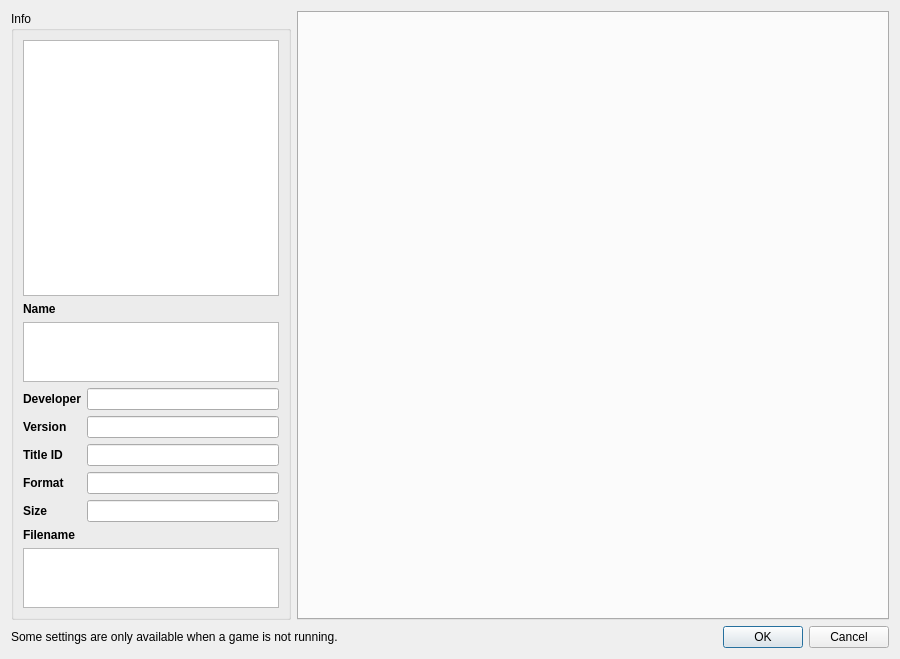
<?xml version="1.0" encoding="UTF-8"?>
<ui version="4.0">
 <class>ConfigurePerGame</class>
 <widget class="QDialog" name="ConfigurePerGame">
  <property name="geometry">
   <rect>
    <x>0</x>
    <y>0</y>
    <width>900</width>
    <height>607</height>
   </rect>
  </property>
  <property name="minimumSize">
   <size>
    <width>900</width>
    <height>0</height>
   </size>
  </property>
  <property name="windowTitle">
   <string>Dialog</string>
  </property>
  <layout class="QVBoxLayout" name="verticalLayout_3">
   <item>
    <layout class="QHBoxLayout" name="horizontalLayout">
     <item>
      <widget class="QGroupBox" name="groupBox">
       <property name="sizePolicy">
        <sizepolicy hsizetype="Maximum" vsizetype="Preferred">
         <horstretch>0</horstretch>
         <verstretch>0</verstretch>
        </sizepolicy>
       </property>
       <property name="title">
        <string>Info</string>
       </property>
       <layout class="QVBoxLayout" name="verticalLayout">
        <item alignment="Qt::AlignHCenter">
         <widget class="QGraphicsView" name="icon_view">
          <property name="sizePolicy">
           <sizepolicy hsizetype="Maximum" vsizetype="Maximum">
            <horstretch>0</horstretch>
            <verstretch>0</verstretch>
           </sizepolicy>
          </property>
          <property name="minimumSize">
           <size>
            <width>256</width>
            <height>256</height>
           </size>
          </property>
          <property name="maximumSize">
           <size>
            <width>256</width>
            <height>256</height>
           </size>
          </property>
          <property name="verticalScrollBarPolicy">
           <enum>Qt::ScrollBarAlwaysOff</enum>
          </property>
          <property name="horizontalScrollBarPolicy">
           <enum>Qt::ScrollBarAlwaysOff</enum>
          </property>
          <property name="interactive">
           <bool>false</bool>
          </property>
         </widget>
        </item>
        <item>
         <layout class="QGridLayout" name="gridLayout_2">
          <item row="6" column="1">
           <widget class="QLineEdit" name="display_size">
            <property name="enabled">
             <bool>true</bool>
            </property>
            <property name="readOnly">
             <bool>true</bool>
            </property>
           </widget>
          </item>
          <item row="3" column="1">
           <widget class="QLineEdit" name="display_version">
            <property name="enabled">
             <bool>true</bool>
            </property>
            <property name="readOnly">
             <bool>true</bool>
            </property>
           </widget>
          </item>
          <item row="0" column="0" colspan="2">
           <widget class="QLabel" name="label">
            <property name="font">
             <font>
              <weight>75</weight>
              <bold>true</bold>
             </font>
            </property>
            <property name="text">
             <string>Name</string>
            </property>
           </widget>
          </item>
          <item row="4" column="0">
           <widget class="QLabel" name="label_4">
            <property name="font">
             <font>
              <weight>75</weight>
              <bold>true</bold>
             </font>
            </property>
            <property name="text">
             <string>Title ID</string>
            </property>
           </widget>
          </item>
          <item row="4" column="1">
           <widget class="QLineEdit" name="display_title_id">
            <property name="enabled">
             <bool>true</bool>
            </property>
            <property name="readOnly">
             <bool>true</bool>
            </property>
           </widget>
          </item>
          <item row="8" column="0" colspan="2">
           <widget class="QTextEdit" name="display_filename">
            <property name="sizePolicy">
             <sizepolicy hsizetype="Expanding" vsizetype="Expanding">
              <horstretch>0</horstretch>
              <verstretch>0</verstretch>
             </sizepolicy>
            </property>
            <property name="minimumSize">
             <size>
              <width>0</width>
              <height>60</height>
             </size>
            </property>
            <property name="enabled">
             <bool>true</bool>
            </property>
            <property name="readOnly">
             <bool>true</bool>
            </property>
           </widget>
          </item>
          <item row="5" column="1">
           <widget class="QLineEdit" name="display_format">
            <property name="enabled">
             <bool>true</bool>
            </property>
            <property name="readOnly">
             <bool>true</bool>
            </property>
           </widget>
          </item>
          <item row="7" column="0" colspan="2">
           <widget class="QLabel" name="label_7">
            <property name="font">
             <font>
              <weight>75</weight>
              <bold>true</bold>
             </font>
            </property>
            <property name="text">
             <string>Filename</string>
            </property>
           </widget>
          </item>
          <item row="1" column="0" colspan="2">
           <widget class="QTextEdit" name="display_name">
            <property name="sizePolicy">
             <sizepolicy hsizetype="Expanding" vsizetype="Preferred">
              <horstretch>0</horstretch>
              <verstretch>0</verstretch>
             </sizepolicy>
            </property>
            <property name="minimumSize">
             <size>
              <width>0</width>
              <height>60</height>
             </size>
            </property>
            <property name="maximumSize">
             <size>
              <width>16777215</width>
              <height>60</height>
             </size>
            </property>
            <property name="enabled">
             <bool>true</bool>
            </property>
            <property name="readOnly">
             <bool>true</bool>
            </property>
           </widget>
          </item>
          <item row="2" column="1">
           <widget class="QLineEdit" name="display_developer">
            <property name="enabled">
             <bool>true</bool>
            </property>
            <property name="readOnly">
             <bool>true</bool>
            </property>
           </widget>
          </item>
          <item row="5" column="0">
           <widget class="QLabel" name="label_5">
            <property name="font">
             <font>
              <weight>75</weight>
              <bold>true</bold>
             </font>
            </property>
            <property name="text">
             <string>Format</string>
            </property>
           </widget>
          </item>
          <item row="3" column="0">
           <widget class="QLabel" name="label_3">
            <property name="font">
             <font>
              <weight>75</weight>
              <bold>true</bold>
             </font>
            </property>
            <property name="text">
             <string>Version</string>
            </property>
           </widget>
          </item>
          <item row="6" column="0">
           <widget class="QLabel" name="label_6">
            <property name="font">
             <font>
              <weight>75</weight>
              <bold>true</bold>
             </font>
            </property>
            <property name="text">
             <string>Size</string>
            </property>
           </widget>
          </item>
          <item row="2" column="0">
           <widget class="QLabel" name="label_2">
            <property name="font">
             <font>
              <weight>75</weight>
              <bold>true</bold>
             </font>
            </property>
            <property name="text">
             <string>Developer</string>
            </property>
           </widget>
          </item>
         </layout>
        </item>
       </layout>
      </widget>
     </item>
     <item>
      <layout class="QVBoxLayout" name="VerticalLayout">
       <item>
        <layout class="QVBoxLayout" name="verticalLayout_2"/>
       </item>
       <item>
        <widget class="QTabWidget" name="tabWidget">
         <property name="enabled">
          <bool>true</bool>
         </property>
         <property name="currentIndex">
          <number>-1</number>
         </property>
         <property name="usesScrollButtons">
          <bool>true</bool>
         </property>
         <property name="documentMode">
          <bool>false</bool>
         </property>
         <property name="tabsClosable">
          <bool>false</bool>
         </property>
        </widget>
       </item>
      </layout>
     </item>
    </layout>
   </item>
   <item>
    <layout class="QHBoxLayout" name="horizontalLayout_2">
     <item>
      <widget class="QLabel" name="label_8">
       <property name="text">
        <string>Some settings are only available when a game is not running.</string>
       </property>
      </widget>
     </item>
     <item>
      <widget class="QDialogButtonBox" name="buttonBox">
       <property name="sizePolicy">
        <sizepolicy hsizetype="Preferred" vsizetype="Preferred">
         <horstretch>0</horstretch>
         <verstretch>0</verstretch>
        </sizepolicy>
       </property>
       <property name="orientation">
        <enum>Qt::Horizontal</enum>
       </property>
       <property name="standardButtons">
        <set>QDialogButtonBox::Cancel|QDialogButtonBox::Ok</set>
       </property>
      </widget>
     </item>
    </layout>
   </item>
  </layout>
 </widget>
 <resources/>
 <connections>
  <connection>
   <sender>buttonBox</sender>
   <signal>accepted()</signal>
   <receiver>ConfigurePerGame</receiver>
   <slot>accept()</slot>
   <hints>
    <hint type="sourcelabel">
     <x>20</x>
     <y>20</y>
    </hint>
    <hint type="destinationlabel">
     <x>20</x>
     <y>20</y>
    </hint>
   </hints>
  </connection>
  <connection>
   <sender>buttonBox</sender>
   <signal>rejected()</signal>
   <receiver>ConfigurePerGame</receiver>
   <slot>reject()</slot>
   <hints>
    <hint type="sourcelabel">
     <x>20</x>
     <y>20</y>
    </hint>
    <hint type="destinationlabel">
     <x>20</x>
     <y>20</y>
    </hint>
   </hints>
  </connection>
 </connections>
</ui>
